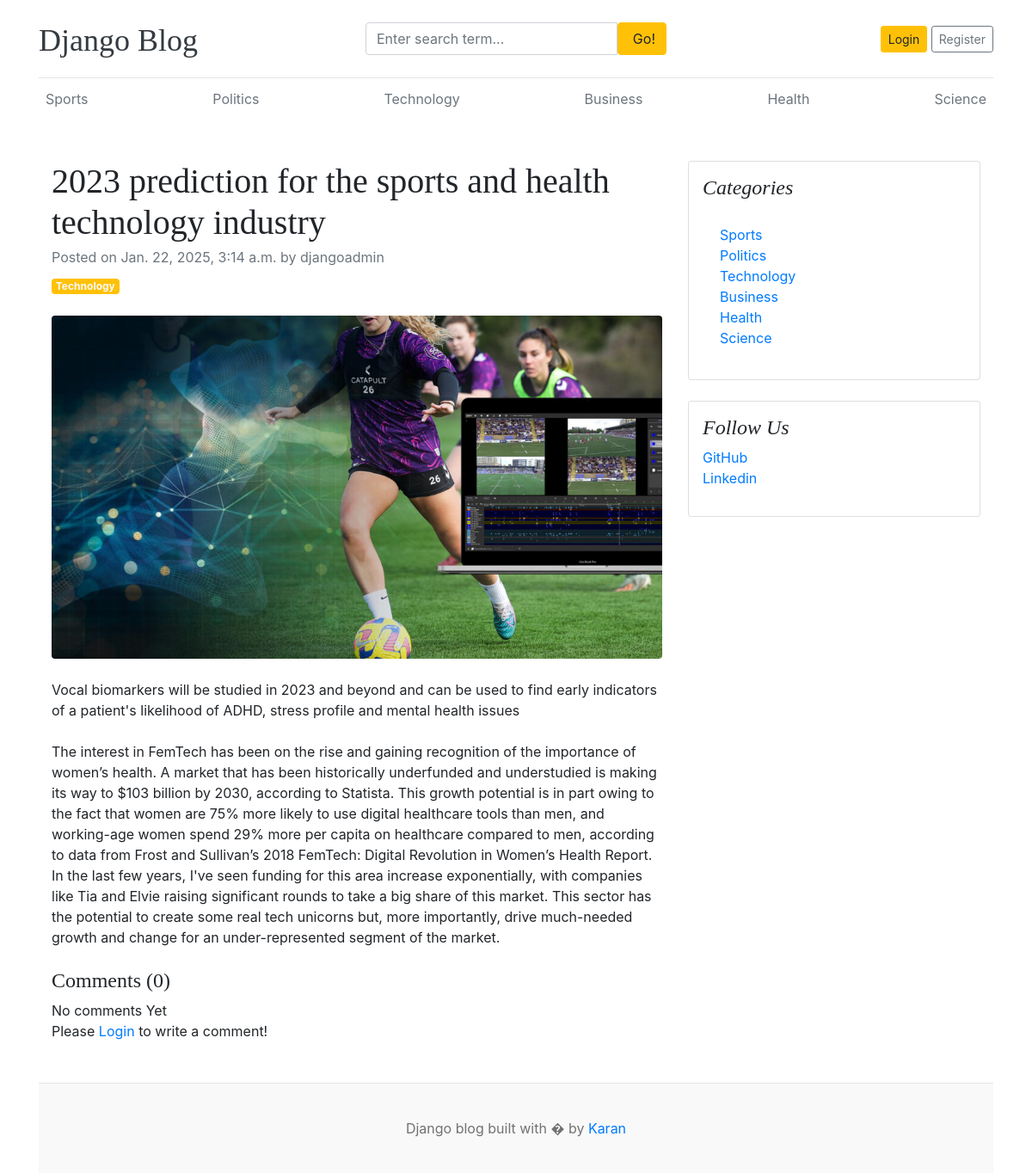
The app's page /bolgs/2023-prediction-for-the-sports-and-health-technology-industry/, older data.
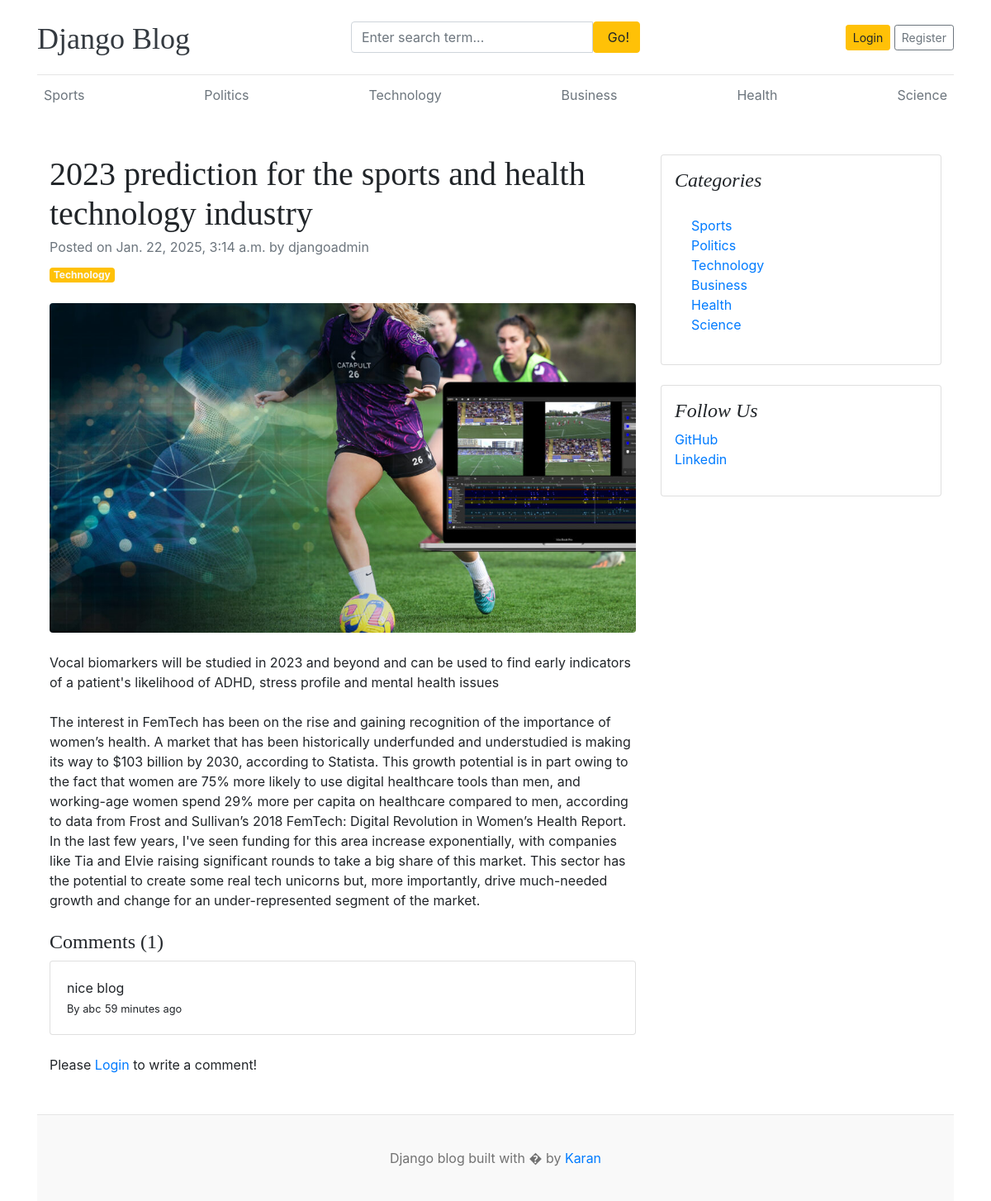
The same page, newer data.
### blogs/models.py (models this page shows)
class Category(models.Model):
    category_name = models.CharField(max_length=50, unique=True)
    created_at = models.DateTimeField(auto_now_add=True)
    updated_at = models.DateTimeField(auto_now=True)
    class Meta:
        verbose_name_plural = 'categories'
    def __str__(self):
        return self.category_name

class Comment(models.Model):
    user = models.ForeignKey(User, on_delete=models.CASCADE)
    blog = models.ForeignKey(Blog, on_delete=models.CASCADE)
    comment = models.TextField(max_length=250)
    created_at = models.DateTimeField(auto_now_add=True)
    updated_at = models.DateTimeField(auto_now=True)
    def __str__(self):
        return self.comment

### social/models.py (models this page shows, shortened)
class SocialLink(models.Model):
    platform = models.CharField(max_length=25)
    link = models.URLField(max_length=100)
    created_at = models.DateTimeField(auto_now_add=True)
    updated_at = models.DateTimeField(auto_now=True)

### blogs/views.py (the view, shortened to what this page needs)
# urls.py: path('bolgs/<slug:slug>/', BlogsView.blogs, name='blogs'),
def blogs(request, slug):
    single_blog = get_object_or_404(Blog, slug=slug, status='Published')
    comments = Comment.objects.filter(blog=single_blog)
    comment_count = comments.count()
    context = {
        'single_blog': single_blog,
        'comments': comments,
        'comment_count': comment_count,
    }
    return render(request, 'blogs.html', context)

### blogs/context_processors.py (called while the page is built)
def get_categories(request):
    categories = Category.objects.all()
    return dict(categories=categories)

def get_social_links(request):
    social_links = SocialLink.objects.all()
    return dict(social_links=social_links)

### templates/blogs.html
{% extends "base.html" %}
{% block content %}
<div class="container mt-5">
    <div class="row">
        <div class="col-lg-8">
            <article>
                <header class="mb-4">
                    <h1 class="fw-bolder mb-1">{{single_blog.title}}</h1>
                    <div class="text-muted fst-italic mb-2">Posted on {{single_blog.created_at}} by {{single_blog.author}}</div>
                    <a class="badge bg-warning text-decoration-none text-light" href="#!">{{single_blog.category}}</a>
                </header>
                <figure class="mb-4"><img class="img-fluid rounded" src="{{single_blog.featured_image.url}}" alt="..." /></figure>
                <section class="mb-5">
                    <p class="fs-5 mb-4">{{single_blog.short_description}}</p>
                    <p class="fs-5 mb-4">{{single_blog.blog_body}}</p>
                    <h4>Comments ({{comment_count}})</h4>
                    {% if comments %}
                        {% for comment in comments %}
                            <div class="card mt-1">
                                <div class="card-body">
                                    <p class="card-text mb-0">{{comment}}</p>
                                    <span>
                                        <small>By {{comment.user}}</small>
                                        <small>{{comment.created_at | timesince}} ago</small>
                                    </span>
                                </div>
                            </div>
                        {% endfor %}
                    {% else %}
                        No comments Yet
                    {% endif %}
                    <br>
                    <div class="form-group">
                        {% if user.is_authenticated %}
                        <form action="" method="post">
                            {% csrf_token %}
                            <div class="form-group">
                                <textarea name="comment" class="form-control" placeholder="Write your comments"></textarea>
                                <input type="submit" value="submit" class="btn btn-primary mt-2">
                            </div>
                        </form>
                        {% else %}
                        <p>Please <span><a href="{% url 'login' %}">Login</a></span> to write a comment!</p>
                        {% endif %}
                    </div>
                    </section>
            </article>
        </div>
        <div class="col-lg-4">
            <div class="card mb-4 p-3">
                <h4 class="font-italic">Categories</h4>
                <div class="card-body">
                    <div class="row">
                        <div class="col-sm-6">
                            <ul class="list-unstyled mb-0">
                                {% for cat in categories %}
                                    <li><a href="{% url "post_by_category" cat.id %}">{{cat.category_name}}</a></li>
                                {% endfor %}
                            </ul>
                        </div>
                    </div>
                </div>
            </div>
            {% if social_links %}
                <div class="card mb-4 p-3">
                    <h4 class="font-italic">Follow Us</h4>
                    <ol class="list-unstyled">
                        {% for i in social_links %}
                            <li><a href="{{i.link}}" target+="_blank">{{i.platform}}</a></li>
                        {% endfor %}
                    </ol>
                </div>
            {% endif %}
        </div>
    </div>
</div>
{% endblock content %}

### templates/base.html (shortened to what this page needs)
{% load static %}
<!DOCTYPE html>
<html lang="en">
<head>
    <link href="https://getbootstrap.com/docs/4.0/dist/css/bootstrap.min.css" rel="stylesheet">
    <link rel="stylesheet" href="https://cdnjs.cloudflare.com/ajax/libs/font-awesome/4.7.0/css/font-awesome.min.css">
    <link href="{% static 'css/blog.css' %}" rel="stylesheet">
  </head>
<body>
    <div class="container">
      <header class="blog-header py-3">
        <div class="row flex-nowrap justify-content-between align-items-center">
          <div class="col-4 pt-1">
            <a class="blog-header-logo text-dark" href="/">Django Blog</a>
          </div>
          <div class="col-4">
            <form action="{% url 'search' %}" method="GET">
              <div class="input-group">
                <input class="form-control" type="text" name="keyword" placeholder="Enter search term..." aria-label="Enter search term..." aria-describedby="button-search" />
                <button type="submit" class="btn btn-warning" id="button-search" type="button"> &nbsp;Go!</button>
              </div>
            </form>
          </div>
          <div class="col-4 d-flex justify-content-end align-items-center">
            {% if not user.is_authenticated %}
            <a class="btn btn-sm btn-warning" href="{% url "login" %}">Login</a> &nbsp;
            <a class="btn btn-sm btn-outline-secondary" href="{% url "register" %}">Register</a>
            {% else %}
            <span><a href="{% url "dashboard" %}">Dashboard</a></span>
            &emsp;
            <span><a href="{% url "logout" %}">Logout</a></span>
            {% endif %}
          </div>
        </div>
      </header>
      <div class="nav-scroller py-1 mb-2">
        <nav class="nav d-flex justify-content-between">
          {% for cat in categories %}
            <a class="p-2 text-muted" href="{% url "post_by_category" cat.id %}">{{cat.category_name}}</a>
          {% endfor %}
        </nav>
      </div>
      {% block content %}
      {% endblock content %}
  <footer class="blog-footer">
    <p>Django blog built with � by <a href="#">Karan</a></p>
  </footer>
  </body>
  </html>

Row changes from the older to the newer data that the page shows:
added Comment: comment "nice blog", user "abc", created_at "59 minutes"
Text that changed along with them:
{{ comment_count }}: "0" → "1"
text no longer shown: "No comments Yet"
